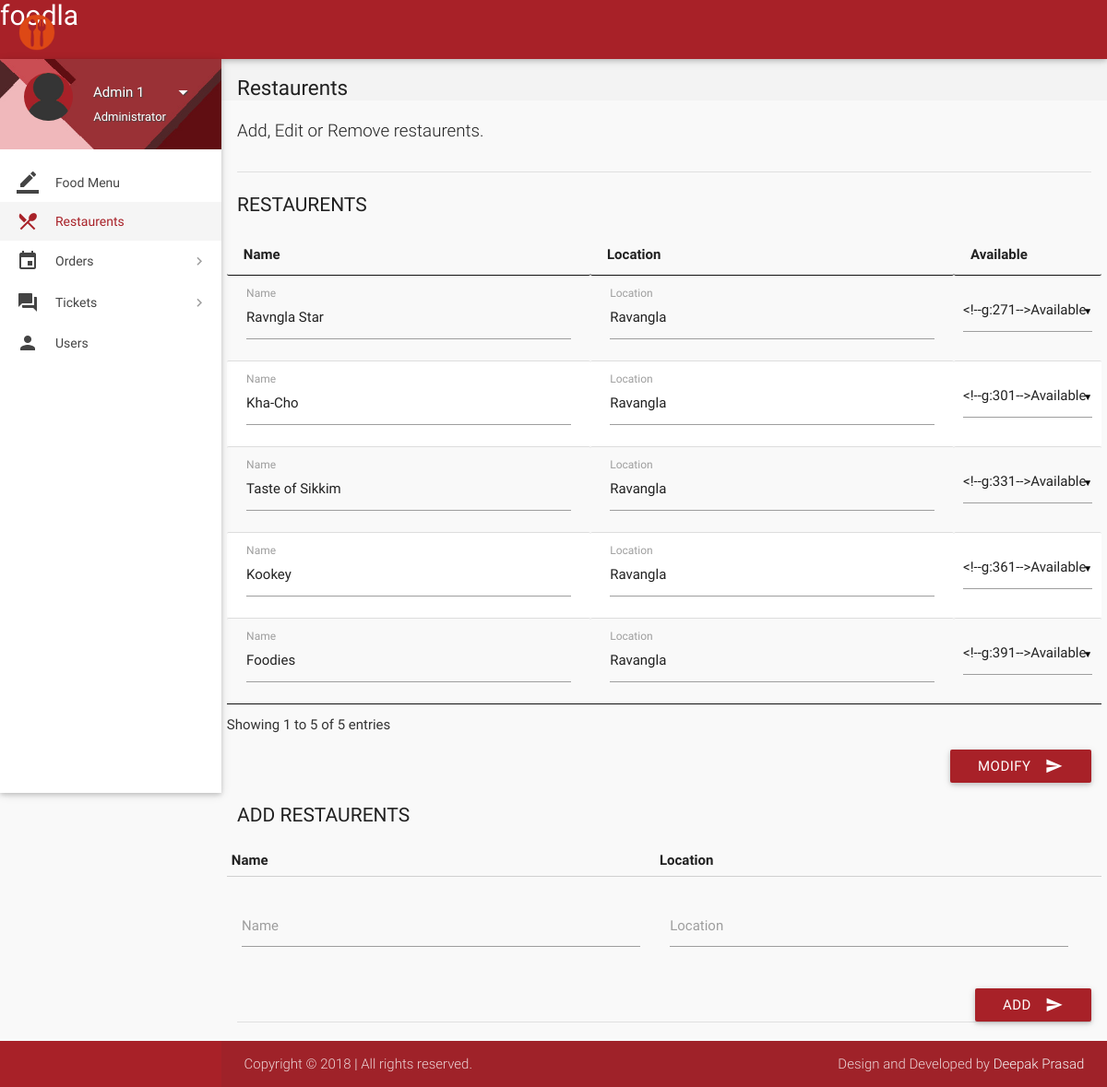
The app's page /restaurent.php (signed in) with its own data.
### tables this page shows
CREATE TABLE `restaurents` (
  `restaurent_id` int(11) NOT NULL,
  `name` varchar(200) NOT NULL,
  `location` varchar(200) NOT NULL,
  `deleted` tinyint(1) NOT NULL
);

### includes/connect.php (called while the page is built, shortened)
<?php
if(isset($_SESSION['name'])){
$name = $_SESSION['name'];
$role = $_SESSION['role'];}
?>

### restaurent.php (the view, shortened to what this page needs)
<?php
include 'includes/connect.php';
	if($_SESSION['admin_sid']==session_id())
	{
		?>
<!DOCTYPE html>
<html lang="en">
<head>
  <link href="css/materialize.min.css" type="text/css" rel="stylesheet" media="screen,projection">
  <link href="css/style.min.css" type="text/css" rel="stylesheet" media="screen,projection">
  <link href="css/custom/custom.min.css" type="text/css" rel="stylesheet" media="screen,projection">
  <link href="js/plugins/perfect-scrollbar/perfect-scrollbar.css" type="text/css" rel="stylesheet" media="screen,projection">
  <link href="js/plugins/data-tables/css/jquery.dataTables.min.css" type="text/css" rel="stylesheet" media="screen,projection">
</head>
<body>
  <header id="header" class="page-topbar">
        <div class="navbar-fixed">
            <nav class="navbar-color">
                <div class="nav-wrapper">
                    <ul class="left">
											<li><h1 class="logo-wrapper"><a href="index.php" class="brand-logo darken-1"><img src="images/logo.png" style="height:40px;width:40px;"alt="logo"></a> <span>foodla</span></h1></li>
                    </ul>
                </div>
            </nav>
        </div>
  </header>
  <div id="main">
    <div class="wrapper">
      <aside id="left-sidebar-nav">
        <ul id="slide-out" class="side-nav fixed leftside-navigation">
            <li class="user-details cyan darken-2">
            <div class="row">
                <div class="col col s4 m4 l4">
                    <img src="images/avatar.jpg" alt="" class="circle responsive-img valign profile-image">
                </div>
                <div class="col col s8 m8 l8">
                    <a class="btn-flat dropdown-button waves-effect waves-light white-text profile-btn" href="#" data-activates="profile-dropdown"><?php echo $name;?> <i class="mdi-navigation-arrow-drop-down right"></i></a>
                    <p class="user-roal"><?php echo $role;?></p>
                </div>
            </div>
            </li>
            <li class="bold"><a href="index.php" class="waves-effect waves-cyan"><i class="mdi-editor-border-color"></i> Food Menu</a>
            </li>
						<li class="bold  active"><a href="restaurent.php" class="waves-effect waves-cyan"><i class="mdi-maps-local-restaurant"></i> Restaurents</a>
            </li>
                <li class="no-padding">
                    <ul class="collapsible collapsible-accordion">
                        <li class="bold"><a class="collapsible-header waves-effect waves-cyan"><i class="mdi-editor-insert-invitation"></i> Orders</a>
                        </li>
                    </ul>
                </li>
                 <li class="no-padding">
                    <ul class="collapsible collapsible-accordion">
                        <li class="bold"><a class="collapsible-header waves-effect waves-cyan"><i class="mdi-action-question-answer"></i> Tickets</a>
                        </li>
                    </ul>
                </li>
            <li class="bold"><a href="users.php" class="waves-effect waves-cyan"><i class="mdi-social-person"></i> Users</a>
            </li>
        </ul>
        </aside>
      <section id="content">
        <div id="breadcrumbs-wrapper">
          <div class="container">
            <div class="row">
              <div class="col s12 m12 l12">
                <h5 class="breadcrumbs-title">Restaurents</h5>
              </div>
            </div>
          </div>
        </div>
        <div class="container">
          <p class="caption">Add, Edit or Remove restaurents.</p>
          <div class="divider"></div>
		  <form class="formValidate" id="formValidate" method="post" action="routers/restaurent-router.php" novalidate="novalidate">
            <div class="row">
              <div class="col s12 m4 l3">
                <h4 class="header">Restaurents</h4>
              </div>
              <div>
				<table id="data-table-admin" class="responsive-table display" cellspacing="0">
                    <thead>
                      <tr>
                        <th>Name</th>
                        <th>Location</th>
                        <th>Available</th>
                      </tr>
                    </thead>
                    <tbody>
				<?php
				$result = mysqli_query($con, "SELECT * FROM restaurents");
				while($row = mysqli_fetch_array($result))
				{
					echo '<tr><td><div class="input-field col s12"><label for="'.$row["restaurent_id"].'_name">Name</label>';
					echo '<input value="'.$row["name"].'" id="'.$row["restaurent_id"].'_name" name="'.$row['restaurent_id'].'_name" type="text" data-error=".errorTxt'.$row["restaurent_id"].'"><div class="errorTxt'.$row["restaurent_id"].'"></div></td>';
					echo '<td><div class="input-field col s12 "><label for="'.$row["restaurent_id"].'_price">Location</label>';
					echo '<input value="'.$row["location"].'" id="'.$row["restaurent_id"].'_price" name="'.$row['restaurent_id'].'_price" type="text" data-error=".errorTxt'.$row["restaurent_id"].'"><div class="errorTxt'.$row["restaurent_id"].'"></div></td>';
					echo '<td>';
					if($row['deleted'] == 0){
						$text1 = 'selected';
						$text2 = '';
					}
					else{
						$text1 = '';
						$text2 = 'selected';
					}
					echo '<select name="'.$row['restaurent_id'].'_hide">
                      <option value="1"'.$text1.'>Available</option>
                      <option value="2"'.$text2.'>Not Available</option>
                    </select></td></tr>';
				}
				?>
                    </tbody>
</table>
              </div>
			  <div class="input-field col s12">
                              <button class="btn cyan waves-effect waves-light right" type="submit" name="action">Modify
                                <i class="mdi-content-send right"></i>
                              </button>
                            </div>
            </div>
			</form>
		  <form class="formValidate" id="formValidate1" method="post" action="routers/add-restaurent.php" novalidate="novalidate">
            <div class="row">
              <div class="col s12 m4 l3">
                <h4 class="header">Add Restaurents</h4>
              </div>
              <div>
<table>
                    <thead>
                      <tr>
                        <th data-field="id">Name</th>
                        <th data-field="name">Location</th>
                      </tr>
                    </thead>
                    <tbody>
				<?php
					echo '<tr><td><div class="input-field col s12"><label for="name">Name</label>';
					echo '<input id="name" name="name" type="text" data-error=".errorTxt01"><div class="errorTxt01"></div></td>';
					echo '<td><div class="input-field col s12 "><label for="location" class="">Location</label>';
					echo '<input id="location" name="location" type="text" data-error=".errorTxt03"><div class="errorTxt03"></div></td>';
					echo '<td></tr>';
				?>
                    </tbody>
</table>
              </div>
			  <div class="input-field col s12">
                              <button class="btn cyan waves-effect waves-light right" type="submit" name="action">Add
                                <i class="mdi-content-send right"></i>
                              </button>
                            </div>
            </div>
			</form>
            <div class="divider"></div>
          </div>
        </div>
        </div>
  <footer class="page-footer">
    <div class="footer-copyright">
      <div class="container">
        <span>Copyright © 2018 <a class="grey-text text-lighten-4" href="#" target="_blank"> | </a> All rights reserved.</span>
        <span class="right"> Design and Developed by <a class="grey-text text-lighten-4" href="#">Deepak Prasad</a></span>
        </div>
    </div>
  </footer>
</body>
</html>
<?php
	}
?>

### restaurent.php (style rules this page uses)
.input-field label.active { width:100%; }

### records on screen
restaurents: name "Ravngla Star", location "Ravangla"
restaurents: name "Kha-Cho", location "Ravangla"
restaurents: name "Taste of Sikkim", location "Ravangla"
restaurents: name "Kookey", location "Ravangla"
restaurents: name "Foodies", location "Ravangla"

### other values on screen
$name "Admin 1"
$role "Administrator"
